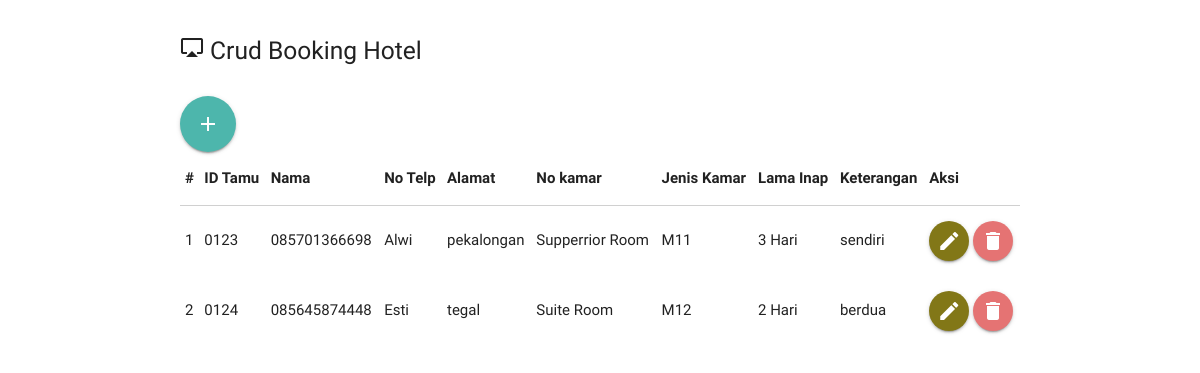
The page / on the database its author committed.
### tables this page shows
CREATE TABLE IF NOT EXISTS `tamu` (
  `id` char(12) NOT NULL,
  `nama` varchar(100) NOT NULL,
  `alamat` varchar(200) NOT NULL,
  `keterangan` varchar(500) NOT NULL,
  `telp` char(14) NOT NULL
);

CREATE TABLE IF NOT EXISTS `kamar` (
  `no_kamar` char(5) NOT NULL,
  `id` char(12) NOT NULL,
  `type_kamar` varchar(30) NOT NULL,
  `lama_inap` char(10) NOT NULL
);

### index.php (the view, shortened to what this page needs)
<?php
    include 'db.php';
    $query = $db->prepare("SELECT t.id, t.nama, t.alamat, t.telp, t.keterangan, k.no_kamar, k.type_kamar, k.lama_inap from tamu t, kamar k where t.id=k.id");
    $query->execute();
    $value = $query->fetchAll();
?>
<!DOCTYPE html>
<html>
  <head>
  <link type="text/css" rel="stylesheet" href="css/materialize.min.css"  media="screen,projection"/>
    </head>
    <body>
      <div class="container">
        <div class="col s12"></div><br />
        <div class="row">
          <div class="col s12">
            <h5><b> <i class="material-icons">airplay</i></b> Crud Booking Hotel</h5><br />
            <a href="input.php" title="Tambah Data" class="btn-floating btn-large waves-effect teal lighten-2"><i class="material-icons">add</i></a>
            <table class="responsive-table">
              <thead>
                <tr>
                  <th data-field="id">#</th>
                  <th data-field="id">ID Tamu</th>
                  <th data-field="id">Nama</th>
                  <th data-field="price">No Telp</th>
                  <th data-field="name">Alamat</th>
                  <th data-field="price">No kamar</th>
                  <th data-field="price">Jenis Kamar</th>
                  <th data-field="price">Lama Inap</th>
                  <th data-field="price">Keterangan</th>
                  <th data-field="price">Aksi</th>
              </tr>
            </thead>
            <?php
            $no = 1;
            foreach ($value as $value): ?>
              <tbody>
                <tr>
                  <td><?php echo $no++; ?></td>
                  <td><?php echo $value['id'] ?></td>
                  <td><?php echo $value['telp']; ?></td>
                  <td><?php echo $value['nama']; ?></td>
                  <td><?php echo $value['alamat']; ?></td>
                  <td><?php echo $value['type_kamar']; ?></td>
                  <td><?php echo $value['no_kamar']; ?></td>
                  <td><?php echo $value['lama_inap']; ?></td>
                  <td><?php echo $value['keterangan']; ?></td>
                  <td>
                  <a href="edit.php?id=<?php echo $value['id']; ?>&aksi=edit" class="btn-floating  lime darken-4"><i class="material-icons">edit</i></a>
                  <a href="proses.php?id=<?php echo $value['id']; ?>&aksi=hapus" class="btn-floating red lighten-2"><i class="material-icons">delete</i></a>
                  </td>
                </tr>
              </tbody>
              <?php endforeach; ?>
          </table>
        </div>
      </div>
    </div>
  </body>
</html>

### rows shown on the page
tamu: id "0123", telp "085701366698", nama "Alwi", alamat "pekalongan", kamar.type_kamar "Supperrior Room", kamar.no_kamar "M11", kamar.lama_inap "3 Hari", keterangan "sendiri"
tamu: id "0124", telp "085645874448", nama "Esti", alamat "tegal", kamar.type_kamar "Suite Room", kamar.no_kamar "M12", kamar.lama_inap "2 Hari", keterangan "berdua"
